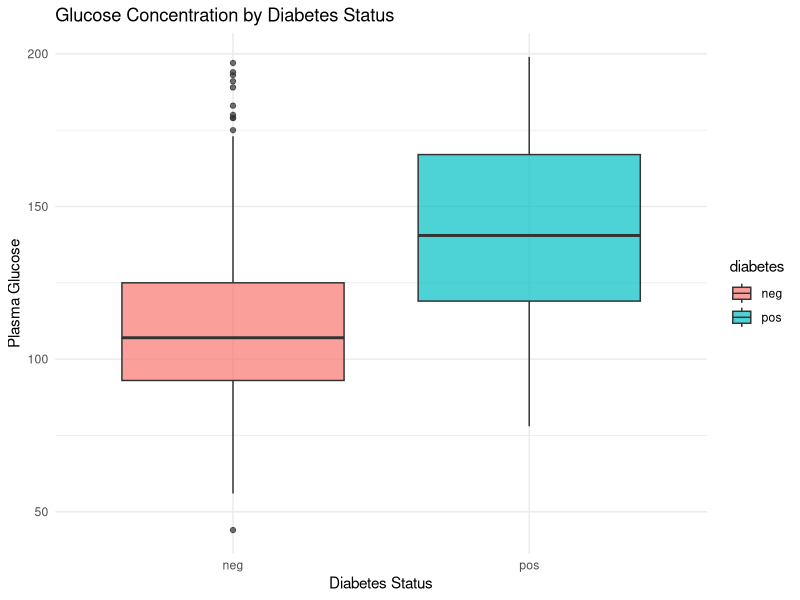
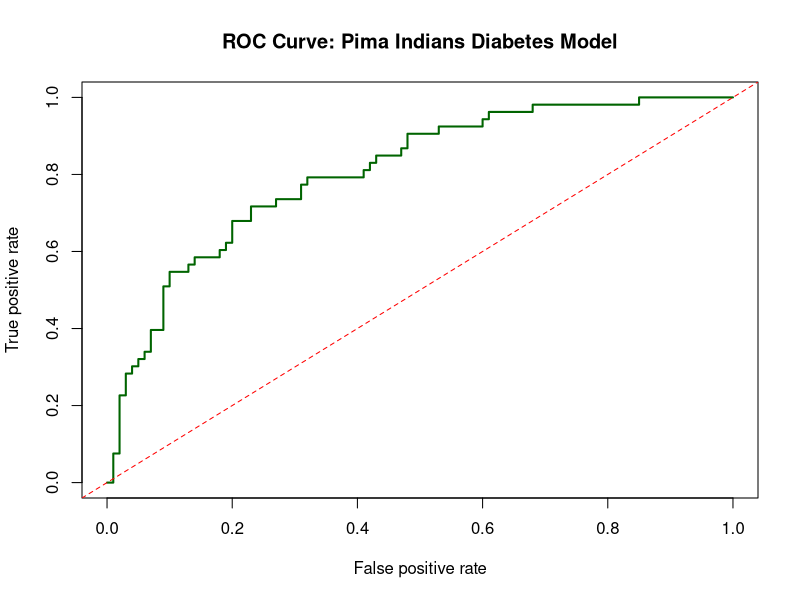

Generate these figures, in order, with R:
## ---- chunk 1
# Set global chunk options
knitr::opts_chunk$set(
  echo = TRUE,
  warning = FALSE,
  message = FALSE,
  comment = "#>"
)

## ---- chunk 2
library(mlbench)   # For PimaIndiansDiabetes2
library(tidyverse) # For data transformation & plots
library(caret)     # For partitioning & confusion matrix
library(ROCR)      # For ROC & AUC calculation
library(mice)      # For handling missing values via imputation
library(car)       # For VIF calculations

## ---- chunk 3
data("PimaIndiansDiabetes2")
glimpse(PimaIndiansDiabetes2)
## ---- chunk 4

colSums(is.na(PimaIndiansDiabetes2))

## ---- chunk 5

set.seed(123)
# Run imputation routing
imputed_data <- mice(PimaIndiansDiabetes2, m = 1, method = "pmm", printFlag = FALSE)

# Build out the completed dataset
clean_diabetes <- complete(imputed_data)

sum(is.na(clean_diabetes))

## ---- chunk 6
prop.table(table(clean_diabetes$diabetes))

## ---- chunk 7
ggplot(clean_diabetes, aes(x = diabetes, y = glucose, fill = diabetes)) +
    geom_boxplot(alpha = 0.7) +
    theme_minimal() +
    labs(
      title = "Glucose Concentration by Diabetes Status", 
      x = "Diabetes Status", 
      y = "Plasma Glucose"
    )
## ---- chunk 8
set.seed(42)

# Generate partition indexes
train_index <- createDataPartition(clean_diabetes$diabetes, p = 0.8, list = FALSE)

train_set <- clean_diabetes[train_index, ]
test_set  <- clean_diabetes[-train_index, ]
## ---- chunk 9
diabetes_model <- glm(diabetes ~ ., data = train_set, family = binomial)
summary(diabetes_model)
## ---- chunk 10
vif(diabetes_model)

## ---- chunk 11
exp(cbind(OR = coef(diabetes_model), confint(diabetes_model)))
## ---- chunk 12

# Calculate continuous risk probabilities
test_set$prob <- predict(diabetes_model, newdata = test_set, type = "response")

# Convert probabilities to factors
test_set$pred_class <- factor(ifelse(test_set$prob > 0.5, "pos", "neg"), levels = c("neg", "pos"))

## ---- chunk 13
confusionMatrix(test_set$pred_class, test_set$diabetes, positive = "pos")

## ---- chunk 14
# Generate performance tracking profiles
pred_obj <- prediction(test_set$prob, test_set$diabetes)
perf_obj <- performance(pred_obj, measure = "tpr", x.measure = "fpr")

# Plot ROC Space
plot(perf_obj, col = "darkgreen", lwd = 2, main = "ROC Curve: Pima Indians Diabetes Model")
abline(a = 0, b = 1, lty = 2, col = "red") # Random baseline

# Isolate numeric AUC value
auc_obj <- performance(pred_obj, measure = "auc")
cat("Final Area Under the Curve (AUC):", round(auc_obj@y.values[[1]], 4), "\n")
